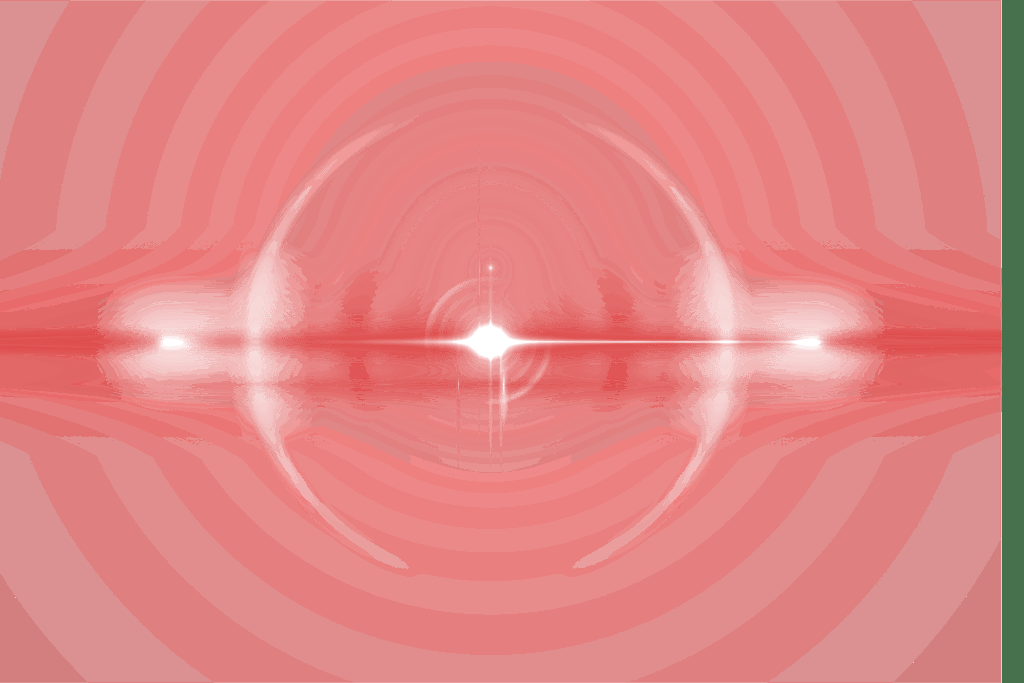
#> input picture code/begoneThotEyes.png, 1024 x 683 px
$ python hellEyes_vid.py
#> lines starting #> are read from the running program, lines starting #| are printed output that depends on the picture
import cv2
import numpy as np


# Functions

def addHellEyes(img,begone,ex,ey,ew,eh): # ~0.017s

	# Datas
	add_h = 80
	add_w = 120
	centering_parameter_y = 5
	centering_parameter_x = 0

	# Preprocess
	new_h = eh+2*add_w
	new_w = ew+2*add_h
	resized_b = cv2.resize(begone,(new_h,new_w),interpolation = cv2.INTER_AREA)
	y1, y2 = ey-add_h+centering_parameter_y, ey+eh+add_h+centering_parameter_y
	x1, x2 = ex-add_w+centering_parameter_x, ex+ew+add_w+centering_parameter_x
	alpha = resized_b[:, :, 3] / 255.0
	ctr_alpha = 1.0 - alpha

	# Treatment
	try:
		for c in range(0, 3):
			img[y1:y2, x1:x2, c] = (alpha * resized_b[:, :, c] + ctr_alpha * img[y1:y2, x1:x2, c])
	except Exception as e:
		pass

	return img

#-----------------------------------------------------------------------------------------------------------------------------#

# Main

# Load XML Classifiers
face_cascade = cv2.CascadeClassifier('haarcascade_frontalface_default.xml')
eye_cascade = cv2.CascadeClassifier('haarcascade_eye.xml')

# Load replacing image
begone = cv2.imread("begoneThotEyes.png",-1)
#> begone is the input picture: shape (683, 1024, 4); mean B, G, R, A 132.9, 133.7, 226, 23.1

# Configure capture
try:
	cap = cv2.VideoCapture(0)
except Exception as e:
	print("Erreur: impossible d'accéder à la webcam")
	raise e

# Loop over each frame
while(1):

	# Take each frame
	try:
		_, frame = cap.read()
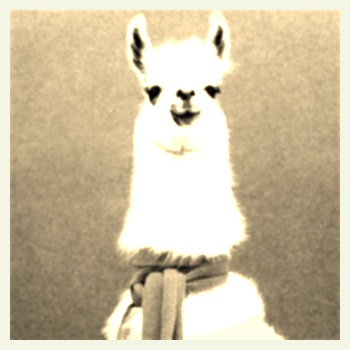
#> input picture code/amal.jpg, 350 x 350 px, given in place of the camera
#> frame is the input picture: shape (350, 350, 3); mean B, G, R 164.1, 192.2, 205.8
	except Exception as e:
		print("Attention: l'image n'a pas été prise")

	# Detect faces
	gray = cv2.cvtColor(frame, cv2.COLOR_BGR2GRAY)
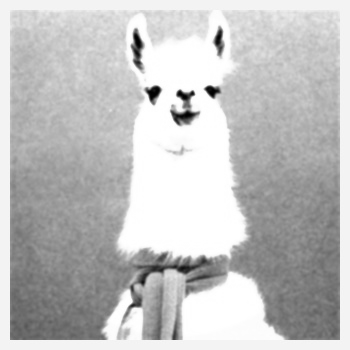
#> gray: shape (350, 350); min 0, max 255, mean 193.1
	faces = face_cascade.detectMultiScale(gray, 1.3, 5, minSize=(25,25))
#> faces = ()

	for (x,y,w,h) in faces:
		roi_gray = gray[y:y+h, x:x+w]

		# Detect eyes and apply function to each
		eyes = eye_cascade.detectMultiScale(roi_gray, 1.3, 5, minSize=(10,10))
		for (ex,ey,ew,eh) in eyes:
			addHellEyes(frame,begone,x+ex,y+ey,ew,eh)

		# Display result
		cv2.imshow('frame',frame)
		k = cv2.waitKey(5) & 0xFF
		if k == 27:
			break
#> this loop made 0 passes

cv2.destroyAllWindows()
